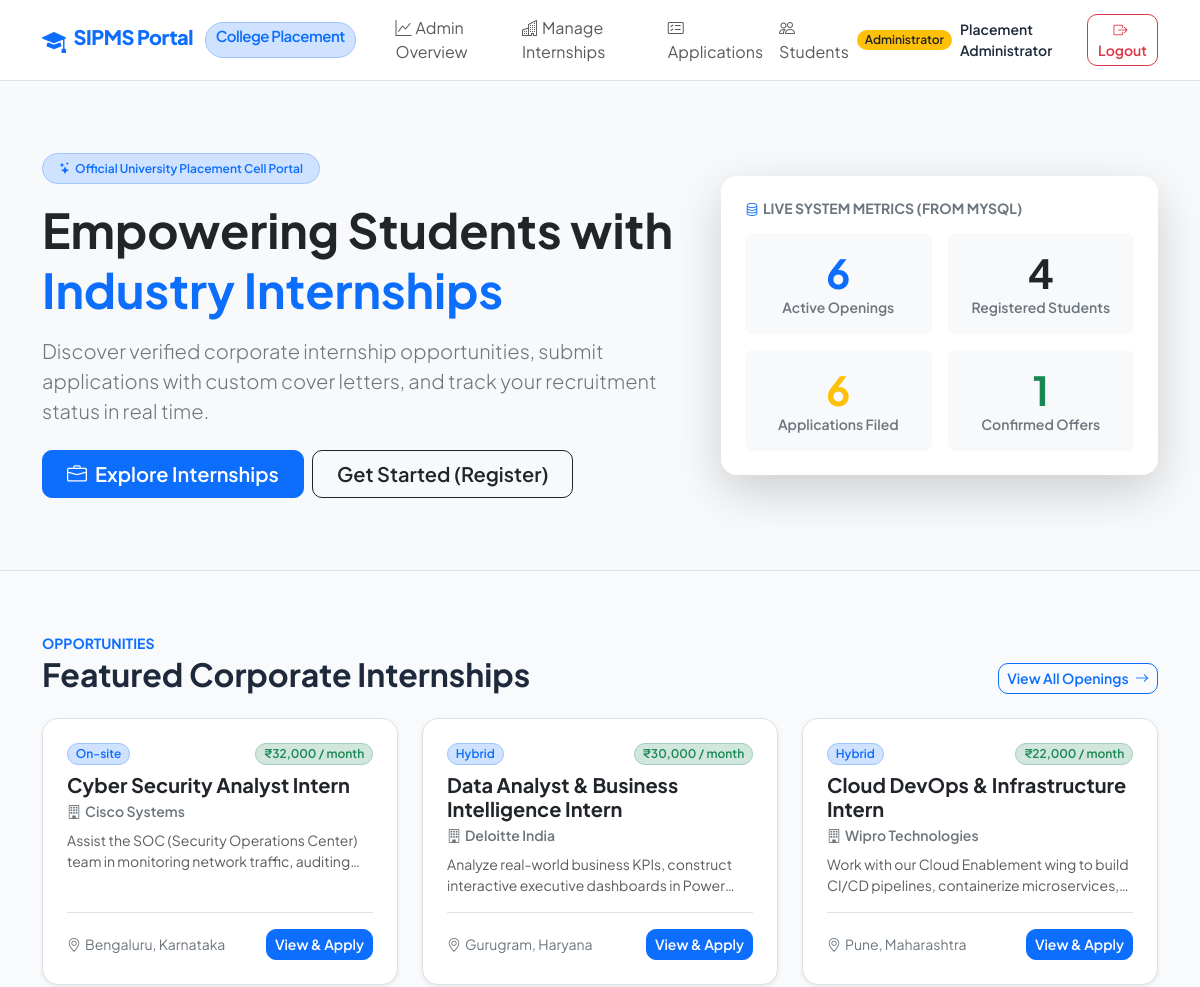
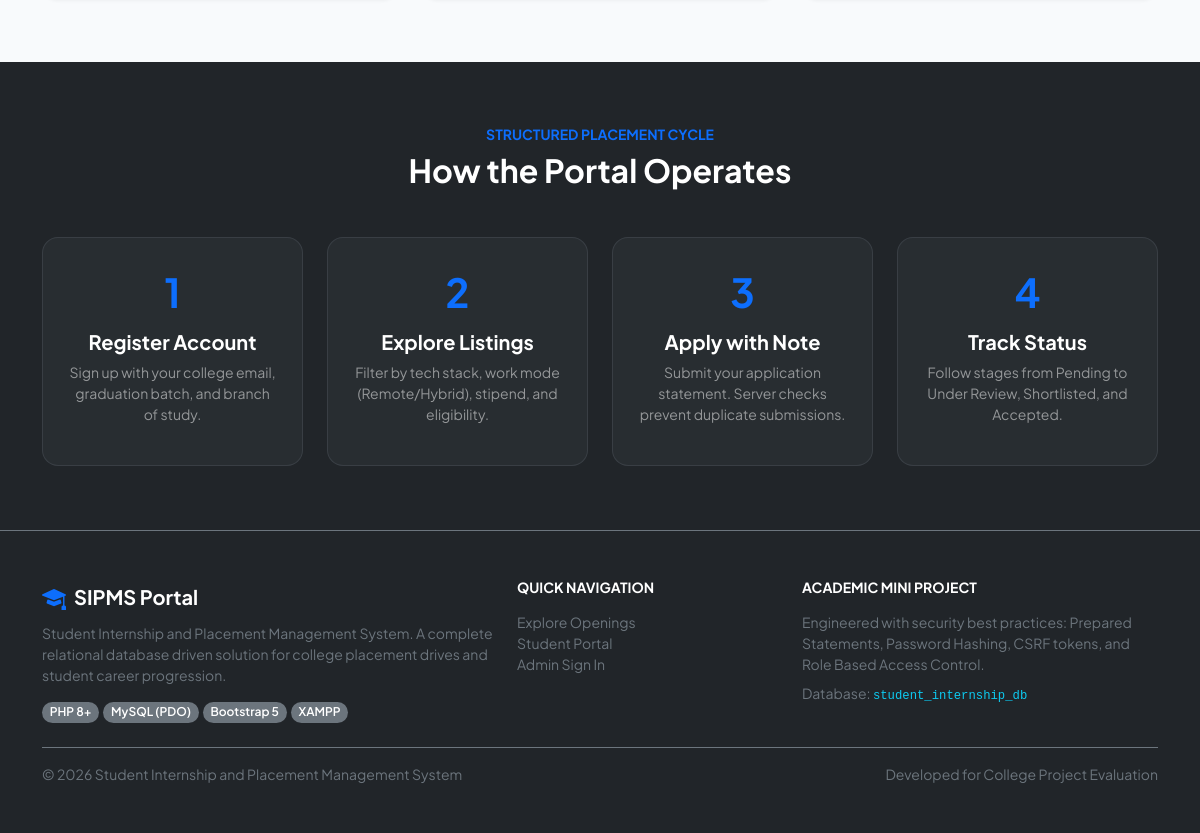
Page /student-internship-management/index.php (signed in) on the committed database (2 pictures, top to bottom).
### tables this page shows
CREATE TABLE `internships` (
  `id` INT UNSIGNED NOT NULL AUTO_INCREMENT,
  `title` VARCHAR(200) NOT NULL,
  `company_name` VARCHAR(150) NOT NULL,
  `description` TEXT NOT NULL,
  `required_skills` VARCHAR(255) NOT NULL,
  `eligibility` VARCHAR(255) NOT NULL,
  `location` VARCHAR(150) NOT NULL,
  `work_mode` ENUM('Remote', 'Hybrid', 'On-site') NOT NULL DEFAULT 'On-site',
  `duration` VARCHAR(100) NOT NULL,
  `stipend` VARCHAR(100) NOT NULL,
  `available_positions` INT NOT NULL DEFAULT 1,
  `application_deadline` DATE NOT NULL,
  `status` ENUM('Active', 'Closed') NOT NULL DEFAULT 'Active',
  `created_by` INT UNSIGNED NOT NULL,
  `created_at` TIMESTAMP NOT NULL DEFAULT CURRENT_TIMESTAMP,
  `updated_at` TIMESTAMP NOT NULL DEFAULT CURRENT_TIMESTAMP ON UPDATE CURRENT_TIMESTAMP,
  PRIMARY KEY (`id`),
  KEY `idx_internships_status` (`status`),
  KEY `idx_internships_deadline` (`application_deadline`),
  KEY `idx_internships_created_by` (`created_by`),
  CONSTRAINT `fk_internships_created_by` 
    FOREIGN KEY (`created_by`) REFERENCES `users` (`id`) 
    ON DELETE RESTRICT ON UPDATE CASCADE
);

### student-internship-management/includes/functions.php (called while the page is built, shortened)
<?php
function e(?string $str): string
{
    return htmlspecialchars((string)$str, ENT_QUOTES, 'UTF-8');
}

### student-internship-management/index.php (the view, shortened to what this page needs)
<?php
require_once __DIR__ . '/includes/functions.php';
$pdo = Database::getConnection();
$stmtStudents = $pdo->query("SELECT COUNT(*) AS total FROM users WHERE role = 'student'");
$totalStudents = (int)($stmtStudents->fetch()['total'] ?? 0);
$stmtInternships = $pdo->query("SELECT COUNT(*) AS total FROM internships WHERE status = 'Active'");
$activeInternships = (int)($stmtInternships->fetch()['total'] ?? 0);
$stmtApplications = $pdo->query("SELECT COUNT(*) AS total FROM applications");
$totalApplications = (int)($stmtApplications->fetch()['total'] ?? 0);
$stmtAccepted = $pdo->query("SELECT COUNT(*) AS total FROM applications WHERE status = 'Accepted'");
$acceptedApplications = (int)($stmtAccepted->fetch()['total'] ?? 0);
$stmtRecent = $pdo->query("SELECT * FROM internships WHERE status = 'Active' ORDER BY id DESC LIMIT 3");
$recentInternships = $stmtRecent->fetchAll();
require_once __DIR__ . '/includes/header.php';
require_once __DIR__ . '/includes/navbar.php';
?>
<main>
    <section class="py-5 bg-light border-bottom">
        <div class="container py-4">
            <div class="row align-items-center g-5">
                <div class="col-lg-7">
                    <span class="badge bg-primary-subtle text-primary border border-primary-subtle px-3 py-2 mb-3">
                        <i class="bi bi-stars me-1"></i>Official University Placement Cell Portal
                    </span>
                    <h1 class="display-5 fw-bold text-dark lh-sm mb-3">
                        Empowering Students with <span class="text-primary">Industry Internships</span>
                    </h1>
                    <p class="lead text-secondary mb-4">
                        Discover verified corporate internship opportunities, submit applications with custom cover letters, and track your recruitment status in real time.
                    </p>
                    <div class="d-flex flex-wrap gap-2">
                        <a href="student/internships.php" class="btn btn-primary btn-lg px-4">
                            <i class="bi bi-briefcase me-2"></i>Explore Internships
                        </a>
                        <a href="register.php" class="btn btn-outline-dark btn-lg px-4">
                            Get Started (Register)
                        </a>
                    </div>
                </div>
                <div class="col-lg-5">
                    <div class="card shadow-lg p-4 bg-white border-0">
                        <h6 class="text-uppercase text-secondary fw-bold small mb-3">
                            <i class="bi bi-database me-1 text-primary"></i>Live System Metrics (from MySQL)
                        </h6>
                        <div class="row g-3 text-center">
                            <div class="col-6">
                                <div class="p-3 bg-light rounded-3">
                                    <div class="display-6 fw-bold text-primary"><?= $activeInternships ?></div>
                                    <div class="small text-secondary fw-semibold">Active Openings</div>
                                </div>
                            </div>
                            <div class="col-6">
                                <div class="p-3 bg-light rounded-3">
                                    <div class="display-6 fw-bold text-indigo"><?= $totalStudents ?></div>
                                    <div class="small text-secondary fw-semibold">Registered Students</div>
                                </div>
                            </div>
                            <div class="col-6">
                                <div class="p-3 bg-light rounded-3">
                                    <div class="display-6 fw-bold text-warning"><?= $totalApplications ?></div>
                                    <div class="small text-secondary fw-semibold">Applications Filed</div>
                                </div>
                            </div>
                            <div class="col-6">
                                <div class="p-3 bg-light rounded-3">
                                    <div class="display-6 fw-bold text-success"><?= $acceptedApplications ?></div>
                                    <div class="small text-secondary fw-semibold">Confirmed Offers</div>
                                </div>
                            </div>
                        </div>
                    </div>
                </div>
            </div>
        </div>
    </section>
    <section class="py-5">
        <div class="container py-3">
            <div class="d-flex justify-content-between align-items-end mb-4">
                <div>
                    <h6 class="text-primary text-uppercase fw-bold small mb-1">Opportunities</h6>
                    <h2 class="fw-bold mb-0">Featured Corporate Internships</h2>
                </div>
                <a href="student/internships.php" class="btn btn-outline-primary btn-sm">
                    View All Openings <i class="bi bi-arrow-right ms-1"></i>
                </a>
            </div>
            <div class="row g-4">
                <?php if (empty($recentInternships)): ?>
                    <div class="col-12 text-center py-5 text-secondary">
                        <i class="bi bi-inbox fs-1 d-block mb-2"></i>
                        No active internships listed yet.
                    </div>
                <?php else: ?>
                    <?php foreach ($recentInternships as $item): ?>
                        <div class="col-md-4">
                            <div class="card h-100 p-4 border shadow-sm d-flex flex-column justify-content-between">
                                <div>
                                    <div class="d-flex justify-content-between align-items-center mb-2">
                                        <span class="badge bg-primary-subtle text-primary border border-primary-subtle">
                                            <?= e($item['work_mode']) ?>
                                        </span>
                                        <span class="badge bg-success-subtle text-success border border-success-subtle">
                                            <?= e($item['stipend']) ?>
                                        </span>
                                    </div>
                                    <h5 class="fw-bold mb-1 text-dark"><?= e($item['title']) ?></h5>
                                    <p class="text-secondary small fw-semibold mb-2">
                                        <i class="bi bi-building me-1"></i><?= e($item['company_name']) ?>
                                    </p>
                                    <p class="small text-muted mb-3" style="display: -webkit-box; -webkit-line-clamp: 2; -webkit-box-orient: vertical; overflow: hidden;">
                                        <?= e($item['description']) ?>
                                    </p>
                                </div>
                                <div>
                                    <div class="border-top pt-3 d-flex justify-content-between align-items-center small text-secondary">
                                        <span><i class="bi bi-geo-alt me-1"></i><?= e($item['location']) ?></span>
                                        <a href="student/internship-details.php?id=<?= $item['id'] ?>" class="btn btn-sm btn-primary">
                                            View & Apply
                                        </a>
                                    </div>
                                </div>
                            </div>
                        </div>
                    <?php endforeach; ?>
                <?php endif; ?>
            </div>
        </div>
    </section>
    <section class="py-5 bg-dark text-white">
        <div class="container py-3">
            <div class="text-center max-w-2xl mx-auto mb-5">
                <h6 class="text-primary text-uppercase fw-bold small">Structured Placement Cycle</h6>
                <h2 class="fw-bold">How the Portal Operates</h2>
            </div>
            <div class="row g-4 text-center">
                <div class="col-md-3">
                    <div class="p-4 bg-secondary bg-opacity-10 rounded-4 border border-secondary border-opacity-25 h-100">
                        <div class="fs-1 fw-bold text-primary mb-2">1</div>
                        <h5 class="fw-bold">Register Account</h5>
                        <p class="small text-white-50">Sign up with your college email, graduation batch, and branch of study.</p>
                    </div>
                </div>
                <div class="col-md-3">
                    <div class="p-4 bg-secondary bg-opacity-10 rounded-4 border border-secondary border-opacity-25 h-100">
                        <div class="fs-1 fw-bold text-primary mb-2">2</div>
                        <h5 class="fw-bold">Explore Listings</h5>
                        <p class="small text-white-50">Filter by tech stack, work mode (Remote/Hybrid), stipend, and eligibility.</p>
                    </div>
                </div>
                <div class="col-md-3">
                    <div class="p-4 bg-secondary bg-opacity-10 rounded-4 border border-secondary border-opacity-25 h-100">
                        <div class="fs-1 fw-bold text-primary mb-2">3</div>
                        <h5 class="fw-bold">Apply with Note</h5>
                        <p class="small text-white-50">Submit your application statement. Server checks prevent duplicate submissions.</p>
                    </div>
                </div>
                <div class="col-md-3">
                    <div class="p-4 bg-secondary bg-opacity-10 rounded-4 border border-secondary border-opacity-25 h-100">
                        <div class="fs-1 fw-bold text-primary mb-2">4</div>
                        <h5 class="fw-bold">Track Status</h5>
                        <p class="small text-white-50">Follow stages from Pending to Under Review, Shortlisted, and Accepted.</p>
                    </div>
                </div>
            </div>
        </div>
    </section>
</main>
<?php
require_once __DIR__ . '/includes/footer.php';
?>

### student-internship-management/includes/header.php (style rules this page uses)
body { font-family: 'Plus Jakarta Sans', sans-serif; background-color: #f8fafc; color: #1e293b; min-height: 100vh; display: flex; flex-direction: column; }
main { flex: 1; }
.card { border: 1px solid rgba(226, 232, 240, 0.8); border-radius: 1rem; box-shadow: 0 1px 3px 0 rgba(0, 0, 0, 0.05); }
.btn { border-radius: 0.625rem; font-weight: 600; }
.badge { border-radius: 9999px; font-weight: 600; }

### rows in the picture
internships: work_mode "On-site", stipend "₹32,000 / month", title "Cyber Security Analyst Intern", company_name "Cisco Systems", description "Assist the SOC (Security Operations Center) team in monitoring network traffic,…", location "Bengaluru, Karnataka"
internships: work_mode "Hybrid", stipend "₹30,000 / month", title "Data Analyst & Business Intelligence Intern", company_name "Deloitte India", description "Analyze real-world business KPIs, construct interactive executive dashboards in…", location "Gurugram, Haryana"
internships: work_mode "Hybrid", stipend "₹22,000 / month", title "Cloud DevOps & Infrastructure Intern", company_name "Wipro Technologies", description "Work with our Cloud Enablement wing to build CI/CD pipelines, containerize…", location "Pune, Maharashtra"

### other values in the picture
$user['full_name'] "Placement Administrator"
$activeInternships "6"
$totalStudents "4"
$totalApplications "6"
$acceptedApplications "1"
